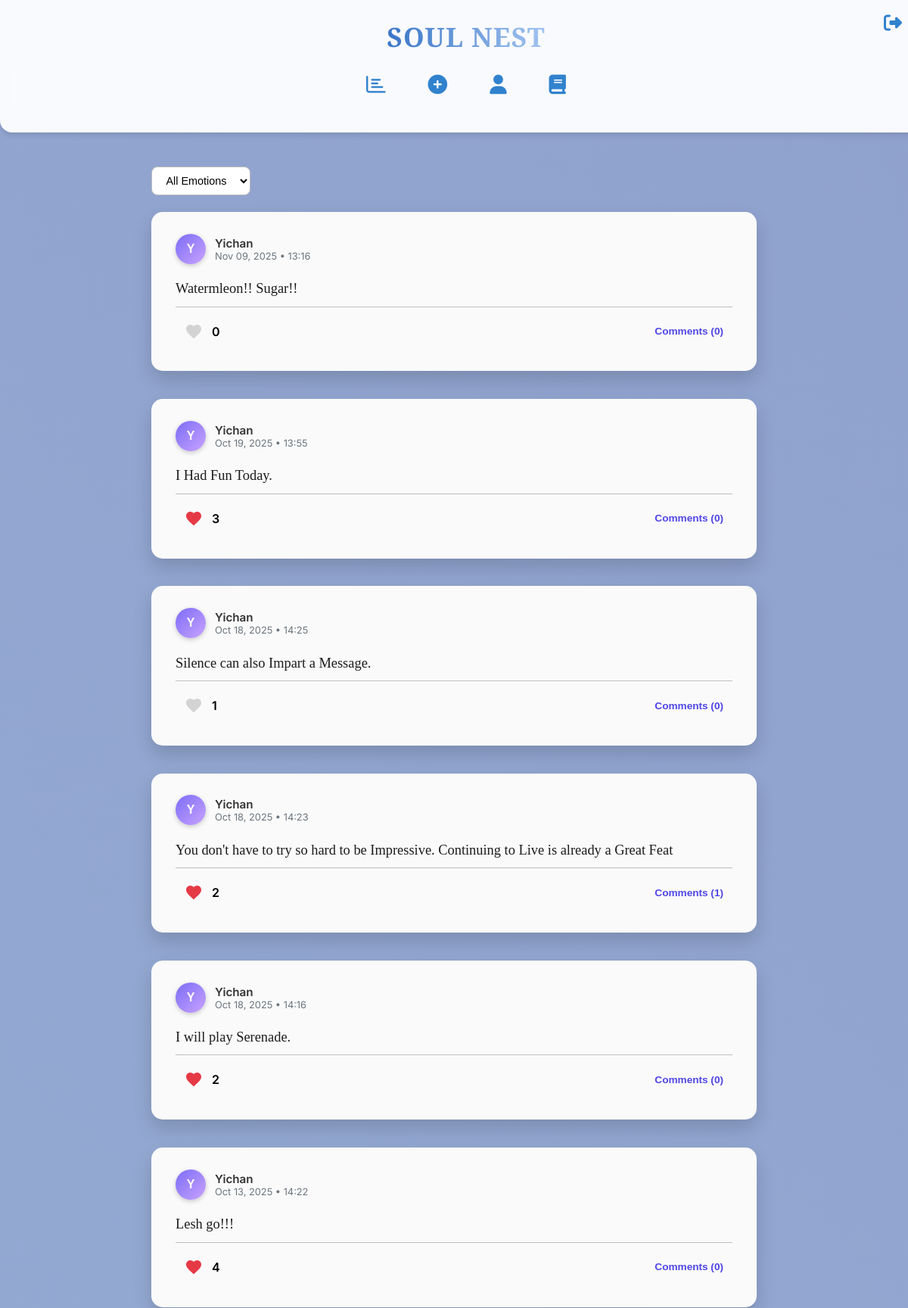
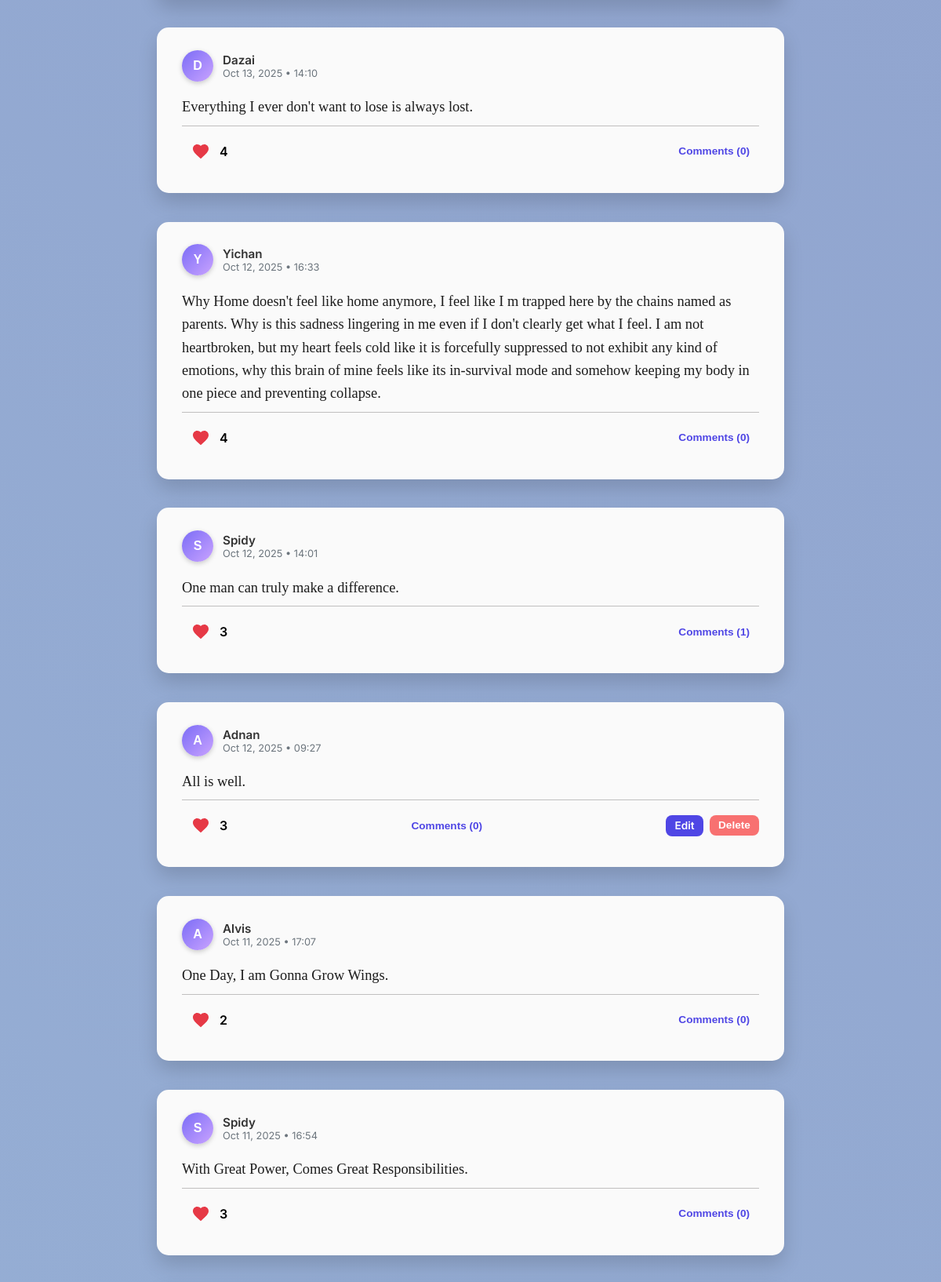
Page /thoughts (signed in, upper part) on the committed database (2 pictures, top to bottom).
### models.py (models this page shows, shortened)
class Thought(db.Model):
    id = db.Column(db.Integer, primary_key=True)
    content = db.Column(db.Text, nullable=False)
    user_id = db.Column(db.Integer, db.ForeignKey('user.id'), nullable=False)
    timestamp = db.Column(db.DateTime, default=datetime.utcnow)
    mood = db.Column(db.String(50), nullable=True)
    comments = db.relationship('Comment', backref='thought', lazy='select')
    user = db.relationship('User', backref=db.backref('thoughts', lazy=True))
    liked_by = db.relationship(
        'User', secondary='likes',
        back_populates='liked_thoughts', lazy='dynamic' # Keep dynamic for efficiency
    )
    def is_liked_by(self, user):
        return self.liked_by.filter(likes.c.user_id == user.id).first() is not None
    def like_count(self):
        return self.liked_by.count()

class User(db.Model, UserMixin):
    id = db.Column(db.Integer, primary_key=True)
    username = db.Column(db.String(80), nullable=False, unique=True)
    password = db.Column(db.String(200), nullable=False)
    profile_image = db.Column(db.String(200), nullable=True)
    liked_thoughts = db.relationship(
        'Thought', secondary='likes',
        back_populates='liked_by', lazy='dynamic'
    )

### app.py (the view)
@app.route('/thoughts')
@login_required
def thoughts():
    mood_filter = request.args.get("mood")  # Get ?mood= from URL
    query = Thought.query.options(selectinload(Thought.comments)) \
                         .order_by(Thought.timestamp.desc())
    if mood_filter and mood_filter != "all":
        query = query.filter_by(mood=mood_filter)
    all_thoughts = query.all()
    return render_template('thoughts.html', thoughts=all_thoughts, selected_mood=mood_filter)

### app.py (called while the page is built)
@login_manager.user_loader
def load_user(user_id):
    return User.query.get(int(user_id))  # Loads user by ID

### templates/thoughts.html (shortened to what this page needs)
{% extends "base.html" %}
{% block content %}
<form method="get" action="/thoughts" style="margin-bottom: 1.4rem;">
    <select name="mood" onchange="this.form.submit()" style="
        padding: 0.55rem 0.9rem;
        border-radius: 8px;
        border: 1px solid #bbb;
        font-size: 0.9rem;
        background: white; cursor: pointer;">
        <option value="all" {% if selected_mood=='all' or not selected_mood %}selected{% endif %}>All Emotions</option>
    </select>
</form>
<div class="feed-container" style="display: flex; flex-direction: column; gap: 1.5rem;">
    {% if thoughts %}
        {% for thought in thoughts %}
            <div class="thought-card mood-{{ thought.mood }}" id="thought-{{ thought.id }}" data-aos="fade-up" style="
                padding: 1.8rem 2rem;
                border-radius: 15px;
                box-shadow: 0 12px 25px rgba(0,0,0,0.15);
                transition: transform 0.3s ease, box-shadow 0.3s ease, background 0.4s ease;
            "
            onmouseover="this.style.transform='scale(1.03)'; this.style.boxShadow='0 18px 35px rgba(0,0,0,0.25)';"
            onmouseout="this.style.transform='scale(1)'; this.style.boxShadow='0 12px 25px rgba(0,0,0,0.15)';">
                <div class="thought-header" style="display: flex; align-items: center; gap: 0.75rem; margin-bottom: 0.75rem;">
                    <div style="
                        width: 40px; height: 40px;
                        border-radius: 50%;
                        background: linear-gradient(135deg, #7b6cf6, #c9a3ff);
                        display: flex; align-items: center; justify-content: center;
                        font-weight: 700; color: white;
                        font-family: 'Zalando Sans SemiExpanded', sans-serif;
                        font-size: 1rem; text-transform: uppercase;
                        box-shadow: 0 2px 6px rgba(0,0,0,0.2);
                    ">
                        {{ thought.user.username[0] }}
                    </div>
                    <div>
                        <div style="font-weight: 600; font-size: 0.95rem; color: #333;">
                            {{ thought.user.username }}
                        </div>
                        <div style="font-size: 0.8rem; color: #6c757d;">
                            {{ thought.timestamp.strftime('%b %d, %Y • %H:%M') }}
                        </div>
                    </div>
                </div>
                <p class="thought-content" style="
                    font-family: 'PT Serif', serif;
                    font-size: 1.15rem; color: #1c1c1c; font-weight: 500;
                    line-height: 1.6; margin-bottom: 0.5rem;
                ">
                    {{ thought.content }}
                </p>
                <div style="height:1px; background:#b0aeaec6; margin-top:0.5rem; margin-bottom:0.5rem; width:100%;"></div>
                <div class="thought-footer" style="display: flex; justify-content: space-between; align-items: center;">
                    <div class="like-section" style="display:flex; align-items:center; gap:0.003rem;">
                        <button type="button"
                                class="heart-icon {% if thought.is_liked_by(current_user) %}liked{% endif %}"
                                data-id="{{ thought.id }}"
                                onclick="toggleLike(this)"
                            style="background:none; border:none; cursor:pointer; display:flex; align-items:center; gap:0.2rem;">
                            <svg width="24" height="24" viewBox="0 0 24 24" fill="{% if thought.is_liked_by(current_user) %}#e63946{% else %}#d3d3d3{% endif %}" xmlns="http://www.w3.org/2000/svg">
                                <path d="M12 21.35l-1.45-1.32C5.4 15.36 2 12.28 2 8.5 2 5.42 4.42 3 7.5 3c1.74 0 3.41 0.81 4.5 2.09C13.09 3.81 14.76 3 16.5 3 19.58 3 22 5.42 22 8.5c0 3.78-3.4 6.86-8.55 11.54L12 21.35z"/>
                            </svg>
                        </button>
                        <span id="like-count-{{ thought.id }}" style="font-weight:600;">{{ thought.like_count() }}</span>
                    </div>
                    <div>
                        <button class="view-comments-btn" data-thought-id="{{ thought.id }}" style="border:none; background:none; color:#4f46e5; cursor:pointer; font-size:0.85rem;">
                            Comments ({{ thought.comments|length }})
                        </button>
                    </div>
                    {% if thought.user_id == current_user.id %}
                        <div style="display:flex; gap:0.5rem;">
                            <a href="{{ url_for('edit_thought', id=thought.id) }}" style="padding:0.35rem 0.7rem; font-size:0.85rem; font-weight:600; border-radius:8px; border:none; background:#4f46e5; color:white; text-decoration:none; cursor:pointer; transition: all 0.3s ease;" onmouseover="this.style.transform='translateY(-2px) scale(1.05)';" onmouseout="this.style.transform='none';">
                                Edit
                            </a>
                            <form action="{{ url_for('delete_thought', id=thought.id) }}" method="POST">
                                <button type="submit" style="padding:0.35rem 0.7rem; font-size:0.85rem; font-weight:600; border-radius:8px; border:none; background:#f87171; color:white; cursor:pointer; transition: all 0.3s ease;" onmouseover="this.style.transform='translateY(-2px) scale(1.05)';" onmouseout="this.style.transform='none';">
                                    Delete
                                </button>
                            </form>
                        </div>
                    {% endif %}
                </div>
            </div>
        {% endfor %}
    {% else %}
        <div class="no-thoughts text-center mt-5">
            <h3 style="font-family: 'PT Serif', serif;">No thoughts yet... 🌱</h3>
            <p style="color: #555;">Share your first thought to start building your soul nest!</p>
        </div>
    {% endif %}
</div>
{% endblock %}

### templates/base.html (style rules this page uses)
:root { --primary: #3182ce; --primary-light: #e0f2fe; --text-dark: #212529; --text-muted: #6c757d; --bg: #f8f9fa; --card-bg: #ffffff; --card-shadow: 0 4px 6px rgba(0, 0, 0, 0.1); }
body { font-family: 'Inter', sans-serif; margin: 0; background: linear-gradient(45deg, #a8d8ea 0%, #8b97c8 100%); background-size: 400% 400%; animation: gradientShift 15s ease infinite; overflow-x: hidden; }
.thought-card { background: rgba(255, 255, 255, 0.85); padding: 1.5rem; border-radius: 12px; box-shadow: var(--card-shadow); margin-bottom: 0.8rem; transition: transform 0.3s, box-shadow 0.3s, background 0.3s; }
button { width: 100%; padding: 0.75rem; background-color: var(--primary); color: white; border: none; border-radius: 8px; font-size: 1rem; font-weight: 600; cursor: pointer; }

### templates/thoughts.html (style rules this page uses)
.heart-icon svg { fill: #d3d3d3; width: 24px; height: 24px; display: block; background: transparent; border-radius: 50%; transition: transform 0.2s ease, fill 0.2s ease; }
.heart-icon.liked svg { fill: #e63946; }
.thought-card { background: #fafafa; transition: transform 0.3s ease, box-shadow 0.3s ease, background 0.4s ease; }

### rows in the picture
Thought: user "Y", user.username "Yichan", timestamp "Nov 09, 2025 • 13:16", content "Watermleon!! Sugar!!", like_count "0", comments|length "0"
Thought: user "Y", user.username "Yichan", timestamp "Oct 19, 2025 • 13:55", content "I Had Fun Today.", like_count "3", comments|length "0"
Thought: user "Y", user.username "Yichan", timestamp "Oct 18, 2025 • 14:25", content "Silence can also Impart a Message.", like_count "1", comments|length "0"
Thought: user "Y", user.username "Yichan", timestamp "Oct 18, 2025 • 14:23", content "You don't have to try so hard to be Impressive. Continuing to Live is already a Great Feat", like_count "2", comments|length "1"
Thought: user "Y", user.username "Yichan", timestamp "Oct 18, 2025 • 14:16", content "I will play Serenade.", like_count "2", comments|length "0"
Thought: user "Y", user.username "Yichan", timestamp "Oct 13, 2025 • 14:22", content "Lesh go!!!", like_count "4", comments|length "0"
Thought: user "D", user.username "Dazai", timestamp "Oct 13, 2025 • 14:10", content "Everything I ever don't want to lose is always lost.", like_count "4", comments|length "0"
Thought: user "Y", user.username "Yichan", timestamp "Oct 12, 2025 • 16:33", content "Why Home doesn't feel like home anymore, I feel like I m trapped here by the chains named as parents. Why is this sadness lingering in me even if I don't clearly get what I feel. I am not heartbroken, but my heart feels cold like it is forcefully suppressed to not exhibit any kind of emotions, why this brain of mine feels like its in-survival mode and somehow keeping my body in one piece and preventing collapse.", like_count "4", comments|length "0"
Thought: user "S", user.username "Spidy", timestamp "Oct 12, 2025 • 14:01", content "One man can truly make a difference.", like_count "3", comments|length "1"
Thought: user "A", user.username "Adnan", timestamp "Oct 12, 2025 • 09:27", content "All is well.", like_count "3", comments|length "0"
Thought: user "A", user.username "Alvis", timestamp "Oct 11, 2025 • 17:07", content "One Day, I am Gonna Grow Wings.", like_count "2", comments|length "0"
Thought: user "S", user.username "Spidy", timestamp "Oct 11, 2025 • 16:54", content "With Great Power, Comes Great Responsibilities.", like_count "3", comments|length "0"
